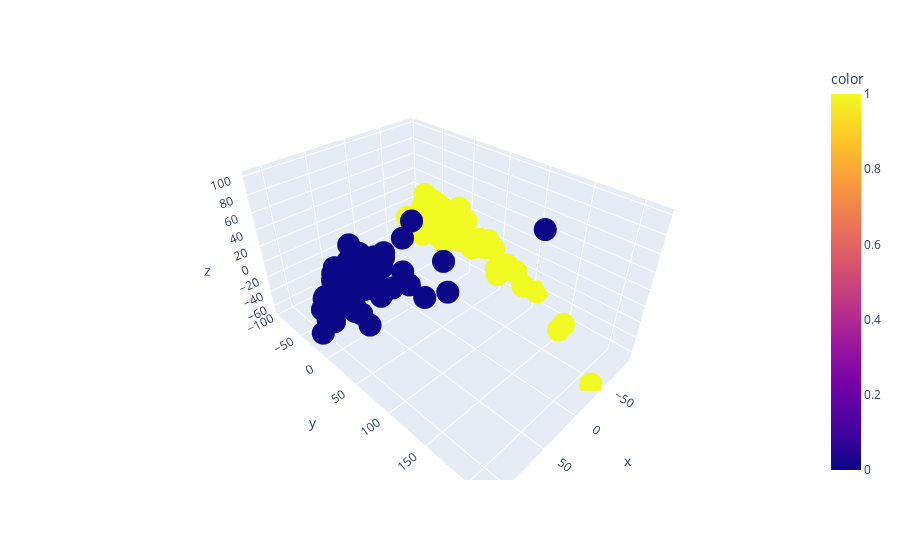

The cell this chart's notebook holds for it:
### Code cell
pca3 = PCA(n_components=3).fit(X_train)
reduced_X_train = pca3.transform(X_train)

fig = px.scatter_3d(reduced_X_train, x=reduced_X_train[:,0], y=reduced_X_train[:,1], z=reduced_X_train[:,2], color=y_train)

plotly.offline.iplot(fig)
